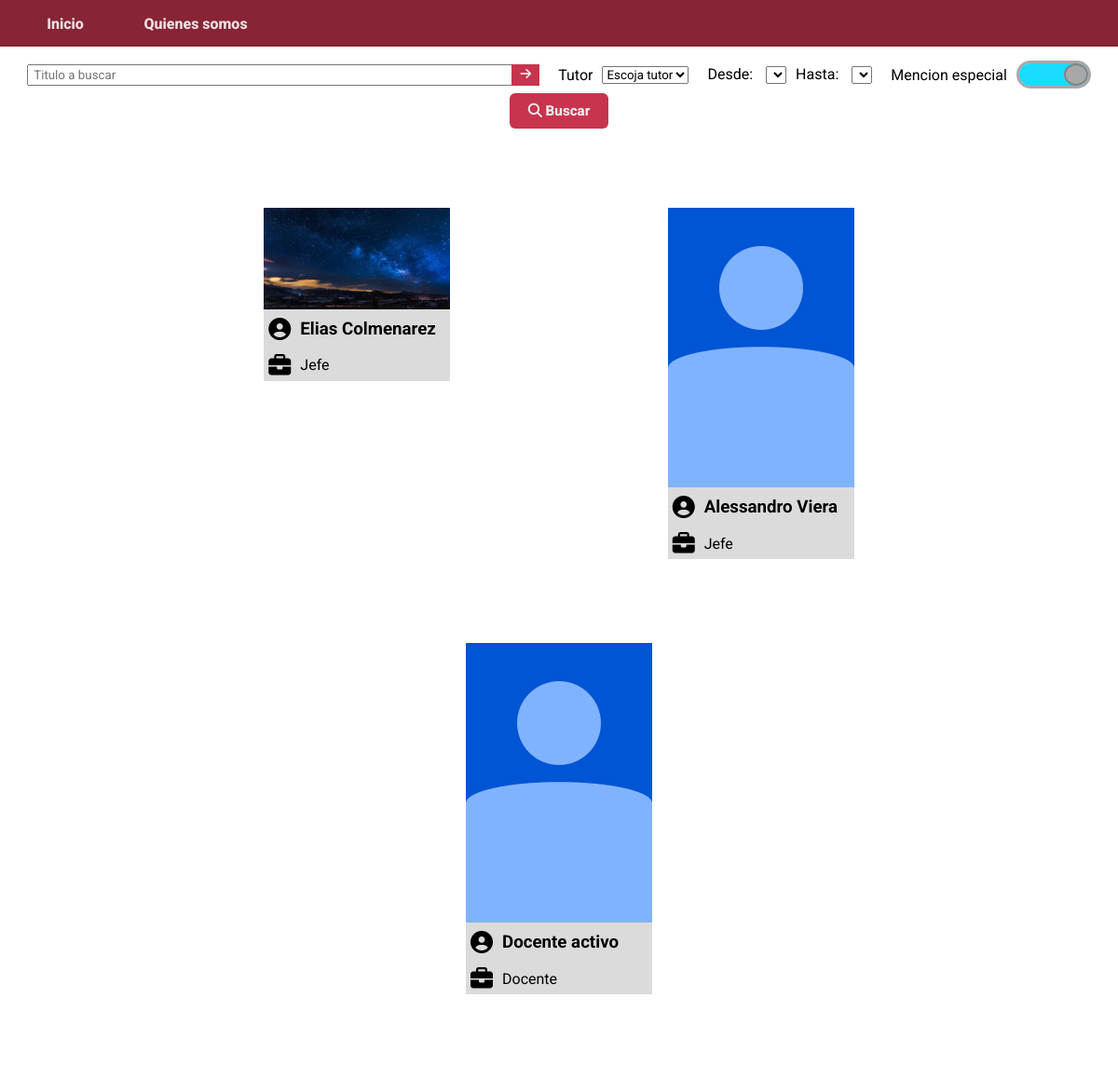
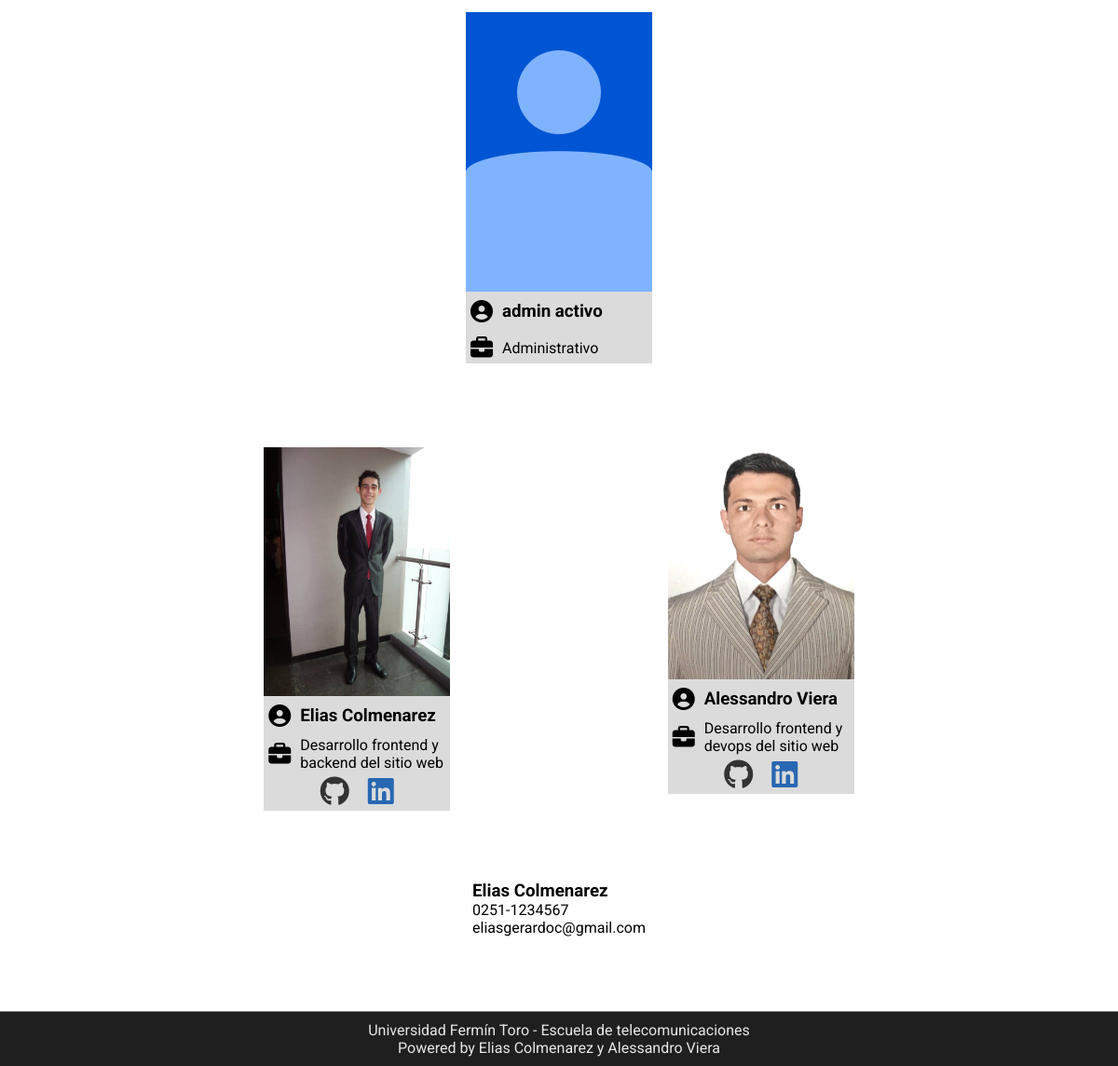
Screenshot of /nosotros/ with the database file from the repository (2 pictures, top to bottom).
### info/models.py (models this page shows, shortened)
class Employee(models.Model):
    name = models.CharField(verbose_name="Nombre", max_length=50, help_text="Nombre y apellido")
    img = models.ImageField(
        verbose_name="Foto",
        help_text="(200X300px recomendado)",
        upload_to="employees",
        blank = True,
        null= True
    )
    role = models.CharField(
        verbose_name="Puesto",
        max_length=50,
        choices=[
            ("admin", "Administrativo"), # 'Administrativo', 'Profesor', 'Jefe'
            ("prof", "Profesor"),
            ("boss", "Jefe")
            ]
        )
    status = models.BooleanField(verbose_name='Personal activo')
    class Meta:
        verbose_name = "Empleado"

class Contact(models.Model):
    name = models.CharField(verbose_name="Nombre", help_text="Identificador del contacto", max_length=50)
    email = models.EmailField(verbose_name="Email", help_text="Ejemplo@gmail.com", null=True, blank=True)
    phone = models.CharField(verbose_name="Telefono", help_text="0251-1234567", null=True, blank=True, max_length=50)
    class Meta:
        verbose_name = "Contacto"

### info/views.py (the view)
# urls.py: path('nosotros/', info_views.about)
def about(request):
    context = dict()
    context['title'] = 'Sobre nosotros'
    context['style_about'] = True
    query = Employee.objects.all().filter(status=True)
    context['bosses'] = query.filter(role='boss')
    context['teachers'] = query.filter(role='prof')
    context['admins'] = query.filter(role='admin')
    context['contacts'] = Contact.objects.all()
    context['show_devs'] = True
    return render(request, template_name='about.html', context=context)

### templates/about.html
{% extends "base.html" %}
{% block content %}
{% load staticfiles %}
    {% if bosses %}
        <div class="container-info">
            {% for employee in bosses %}
                <article>
                    {% if employee.img %}
                        <img src="{{employee.img.url}}" alt="{{employee.img}}">
                    {% else %}
                        <img src="{% static "media/noPhoto.png" %}" alt="foto vacia">
                    {% endif %}
                    <div class="name">
                        <i class="fas fa-user-circle"></i><h3> {{employee.name}} </h3>
                    </div>
                    <div class="role">
                        <i class="fas fa-briefcase"></i> <p> Jefe </p>
                    </div>
                </article>
            {% endfor %}
        </div>
    {% endif %}
    {% if teachers %}
        <div class="container-info">
            {% for employee in teachers %}
                <article>
                    {% if employee.img %}
                        <img src="{{employee.img.url}}" alt="{{employee.img}}">
                    {% else %}
                        <img src="{% static "media/noPhoto.png" %}" alt="foto vacia">
                    {% endif %}
                    <div class="name">
                        <i class="fas fa-user-circle"></i><h3> {{employee.name}} </h3>
                    </div>
                    <div class="role">
                        <i class="fas fa-briefcase"></i> <p> Docente </p>
                    </div>
                </article>
            {% endfor %}
        </div>
    {% endif %}
    {% if admins %}
        <div class="container-info">
            {% for employee in admins %}
                <article>
                    {% if employee.img %}
                        <img src="{{employee.img.url}}" alt="{{employee.img}}">
                    {% else %}
                        <img src="{% static "media/noPhoto.png" %}" alt="foto vacia">
                    {% endif %}
                    <div class="name">
                        <i class="fas fa-user-circle"></i><h3> {{employee.name}} </h3>
                    </div>
                    <div class="role">
                        <i class="fas fa-briefcase"></i> <p> Administrativo </p>
                    </div>
                </article>
            {% endfor %}
        </div>
    {% endif %}
    {% if show_devs %}
        <div class="container-info">
            <article class="dev-card">
                <img src="{% static "media/fotoElias.jpg" %}" alt="foto Elias">
                <div class="name">
                    <i class="fas fa-user-circle"></i><h3>Elias Colmenarez</h3>
                </div>
                <div class="role">
                    <i class="fas fa-briefcase"></i> <p> Desarrollo frontend y backend del sitio web </p>
                </div>
                <div class="urls">
                    <a href="http://github.com/EgCode97" target="_blank" rel="noopener noreferrer">
                        <i class="fab fa-github"></i>
                    </a>
                    <a href="http://www.linkedin.com/in/elias-colmenarez-9745511b3/" target="_blank" rel="noopener noreferrer">
                        <i class="fab fa-linkedin"></i>
                    </a>
                </div>
            </article>
            <article class="dev-card">
                <img src="{% static "media/fotoAlessandro.JPG" %}" alt="foto Alessandro">
                <div class="name">
                    <i class="fas fa-user-circle"></i><h3>Alessandro Viera</h3>
                </div>
                <div class="role">
                    <i class="fas fa-briefcase"></i> <p> Desarrollo frontend y devops del sitio web </p>
                </div>
                <div class="urls">
                    <a href="http://github.com/alessandronva" target="_blank" rel="noopener noreferrer">
                        <i class="fab fa-github"></i>
                    </a>
                    <a href="http://www.linkedin.com/in/alessandro-viera-434b32139/" target="_blank" rel="noopener noreferrer">
                        <i class="fab fa-linkedin"></i>
                    </a>
                </div>
            </article>
        </div>
    {% endif %}
    {% if contacts %}
        <ul class="container-info contact-info">
            {% for contact in contacts %}
            <li>
                <h3> {{contact.name}} </h3>
                {% if contact.phone %}
                    <p> {{contact.phone}} </p>
                {% endif %}
                {% if contact.email %}
                    <p> {{contact.email}} </p>
                {% endif %}
            </li>
            {% endfor %}
        </ul>
    {% endif %}
{% endblock %}

### repository/static/CSS/main-style.css (style rules this page uses)
* { font-family: 'Roboto', sans-serif; margin: 0; padding: 0; box-sizing: border-box; }
body { display: flex; flex-direction: column; min-height: 100vh; }

### info/static/CSS/info.css (style rules this page uses)
.container-info { margin: 60px auto; width: 90vw; display: flex; flex-wrap: wrap; justify-content: space-evenly; }
.container-info article { max-width: 200px; height: fit-content; margin: 15px 10px; background-color: #dbdbdb; }
.container-info img { width: 100%; }
.container-info .fas { text-align: center; font-size: 1.5rem; font-weight: 800; margin-right: 5px; padding: 5px; display: flex; align-items: center; }
.container-info .role, .container-info .name { display: flex; align-items: center; }
.container-info .name { margin-bottom: 5px; }
.dev-card .urls { display: flex; justify-content: center; }
.dev-card .urls .fab { font-size: 2rem; margin: 5px 10px; }
.dev-card .urls .fa-github { color: #333; }
.dev-card .urls .fa-linkedin { color: #2867b2; }
.contact-info { list-style: none; }

### rows the page displays
Employee: img (picture), name "Elias Colmenarez"
Employee: name "Alessandro Viera"
Employee: name "Docente activo"
Employee: name "admin activo"
Contact: name "Elias Colmenarez", phone "0251-1234567", email "eliasgerardoc@gmail.com"
